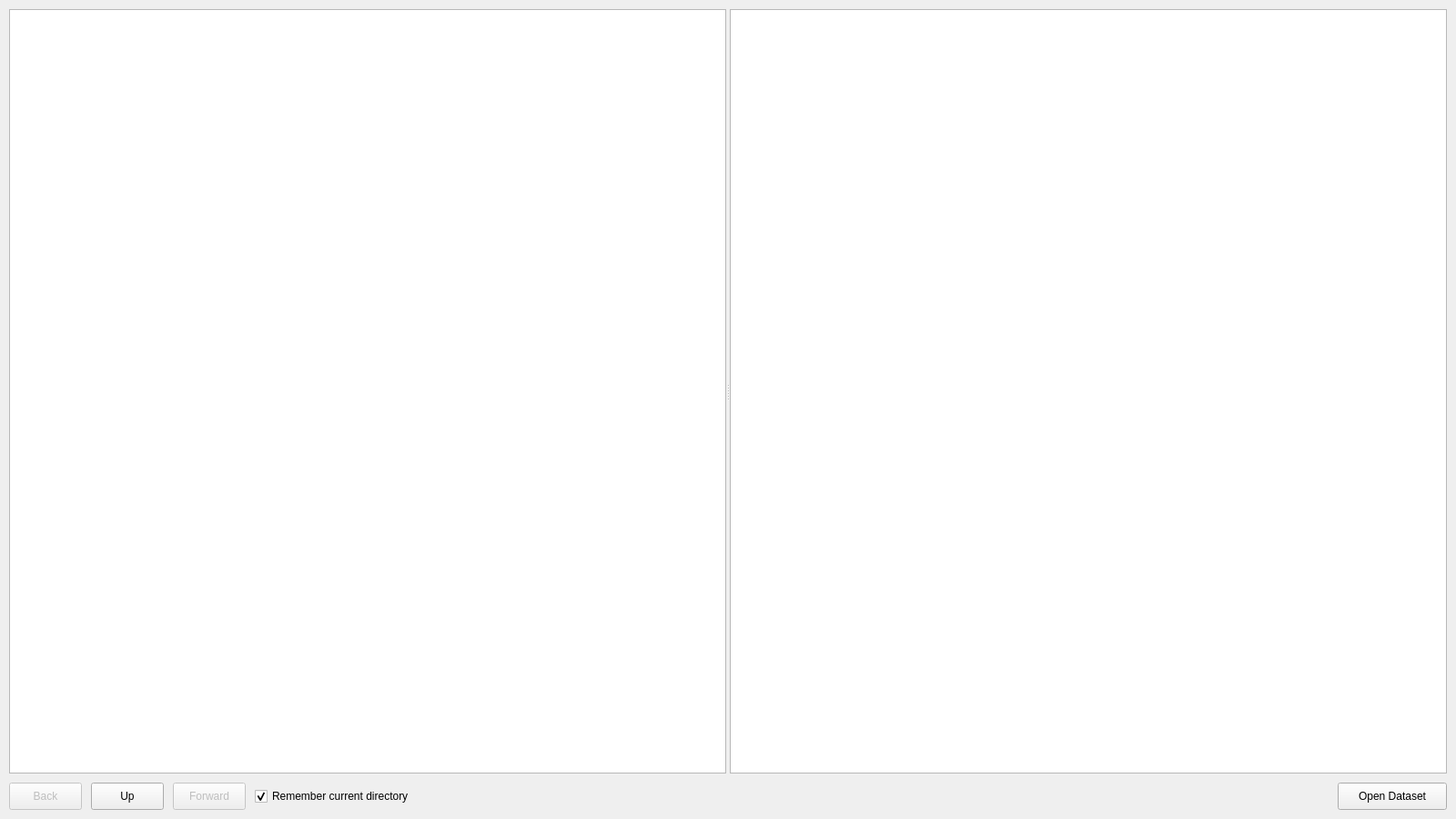
<?xml version="1.0" encoding="UTF-8"?>
<ui version="4.0">
 <class>LoadTab</class>
 <widget class="QWidget" name="LoadTab">
  <property name="geometry">
   <rect>
    <x>0</x>
    <y>0</y>
    <width>1600</width>
    <height>900</height>
   </rect>
  </property>
  <property name="baseSize">
   <size>
    <width>1600</width>
    <height>900</height>
   </size>
  </property>
  <layout class="QVBoxLayout" name="verticalLayout">
   <property name="spacing">
    <number>10</number>
   </property>
   <property name="leftMargin">
    <number>10</number>
   </property>
   <property name="topMargin">
    <number>10</number>
   </property>
   <property name="rightMargin">
    <number>10</number>
   </property>
   <property name="bottomMargin">
    <number>10</number>
   </property>
   <item>
    <widget class="QSplitter" name="splitter">
     <property name="orientation">
      <enum>Qt::Orientation::Horizontal</enum>
     </property>
     <widget class="QTreeView" name="treeView">
      <property name="minimumSize">
       <size>
        <width>200</width>
        <height>0</height>
       </size>
      </property>
     </widget>
     <widget class="QTableView" name="file_viewer">
      <property name="sortingEnabled">
       <bool>true</bool>
      </property>
     </widget>
    </widget>
   </item>
   <item>
    <widget class="QFrame" name="bottomMenu">
     <property name="sizePolicy">
      <sizepolicy hsizetype="Preferred" vsizetype="Fixed">
       <horstretch>0</horstretch>
       <verstretch>0</verstretch>
      </sizepolicy>
     </property>
     <property name="frameShape">
      <enum>QFrame::Shape::NoFrame</enum>
     </property>
     <property name="frameShadow">
      <enum>QFrame::Shadow::Raised</enum>
     </property>
     <layout class="QHBoxLayout" name="horizontalLayout">
      <property name="spacing">
       <number>10</number>
      </property>
      <property name="leftMargin">
       <number>0</number>
      </property>
      <property name="topMargin">
       <number>0</number>
      </property>
      <property name="rightMargin">
       <number>0</number>
      </property>
      <property name="bottomMargin">
       <number>0</number>
      </property>
      <item>
       <widget class="QFrame" name="navigationFrame">
        <property name="sizePolicy">
         <sizepolicy hsizetype="Fixed" vsizetype="Fixed">
          <horstretch>0</horstretch>
          <verstretch>0</verstretch>
         </sizepolicy>
        </property>
        <property name="frameShape">
         <enum>QFrame::Shape::NoFrame</enum>
        </property>
        <property name="frameShadow">
         <enum>QFrame::Shadow::Raised</enum>
        </property>
        <layout class="QHBoxLayout" name="navigationLayout">
         <property name="spacing">
          <number>10</number>
         </property>
         <property name="leftMargin">
          <number>0</number>
         </property>
         <property name="topMargin">
          <number>0</number>
         </property>
         <property name="rightMargin">
          <number>0</number>
         </property>
         <property name="bottomMargin">
          <number>0</number>
         </property>
         <item>
          <widget class="QPushButton" name="back_button">
           <property name="enabled">
            <bool>false</bool>
           </property>
           <property name="sizePolicy">
            <sizepolicy hsizetype="Fixed" vsizetype="Fixed">
             <horstretch>0</horstretch>
             <verstretch>0</verstretch>
            </sizepolicy>
           </property>
           <property name="minimumSize">
            <size>
             <width>80</width>
             <height>30</height>
            </size>
           </property>
           <property name="text">
            <string>Back</string>
           </property>
          </widget>
         </item>
         <item>
          <widget class="QPushButton" name="up_button">
           <property name="enabled">
            <bool>true</bool>
           </property>
           <property name="sizePolicy">
            <sizepolicy hsizetype="Fixed" vsizetype="Fixed">
             <horstretch>0</horstretch>
             <verstretch>0</verstretch>
            </sizepolicy>
           </property>
           <property name="minimumSize">
            <size>
             <width>80</width>
             <height>30</height>
            </size>
           </property>
           <property name="text">
            <string>Up</string>
           </property>
          </widget>
         </item>
         <item>
          <widget class="QPushButton" name="forward_button">
           <property name="enabled">
            <bool>false</bool>
           </property>
           <property name="sizePolicy">
            <sizepolicy hsizetype="Fixed" vsizetype="Fixed">
             <horstretch>0</horstretch>
             <verstretch>0</verstretch>
            </sizepolicy>
           </property>
           <property name="minimumSize">
            <size>
             <width>80</width>
             <height>30</height>
            </size>
           </property>
           <property name="text">
            <string>Forward</string>
           </property>
          </widget>
         </item>
        </layout>
       </widget>
      </item>
      <item>
      <widget class="QCheckBox" name="rememberDirCheckBox">
        <property name="text">
          <string>Remember current directory</string>
        </property>
        <property name="checked">
          <bool>true</bool>
        </property>
      </widget>
      </item>
      <item>
       <spacer name="horizontalSpacer">
        <property name="orientation">
         <enum>Qt::Orientation::Horizontal</enum>
        </property>
        <property name="sizeType">
         <enum>QSizePolicy::Policy::Expanding</enum>
        </property>
        <property name="sizeHint" stdset="0">
         <size>
          <width>0</width>
          <height>0</height>
         </size>
        </property>
       </spacer>
      </item>
      <item>
       <widget class="QPushButton" name="openDatasetButton">
        <property name="sizePolicy">
         <sizepolicy hsizetype="Fixed" vsizetype="Fixed">
          <horstretch>0</horstretch>
          <verstretch>0</verstretch>
         </sizepolicy>
        </property>
        <property name="minimumSize">
         <size>
          <width>120</width>
          <height>30</height>
         </size>
        </property>
        <property name="visible">
         <bool>true</bool>
        </property>
        <property name="text">
         <string>Open Dataset</string>
        </property>
       </widget>
      </item>
     </layout>
    </widget>
   </item>
  </layout>
 </widget>
 <resources/>
 <connections/>
</ui>
